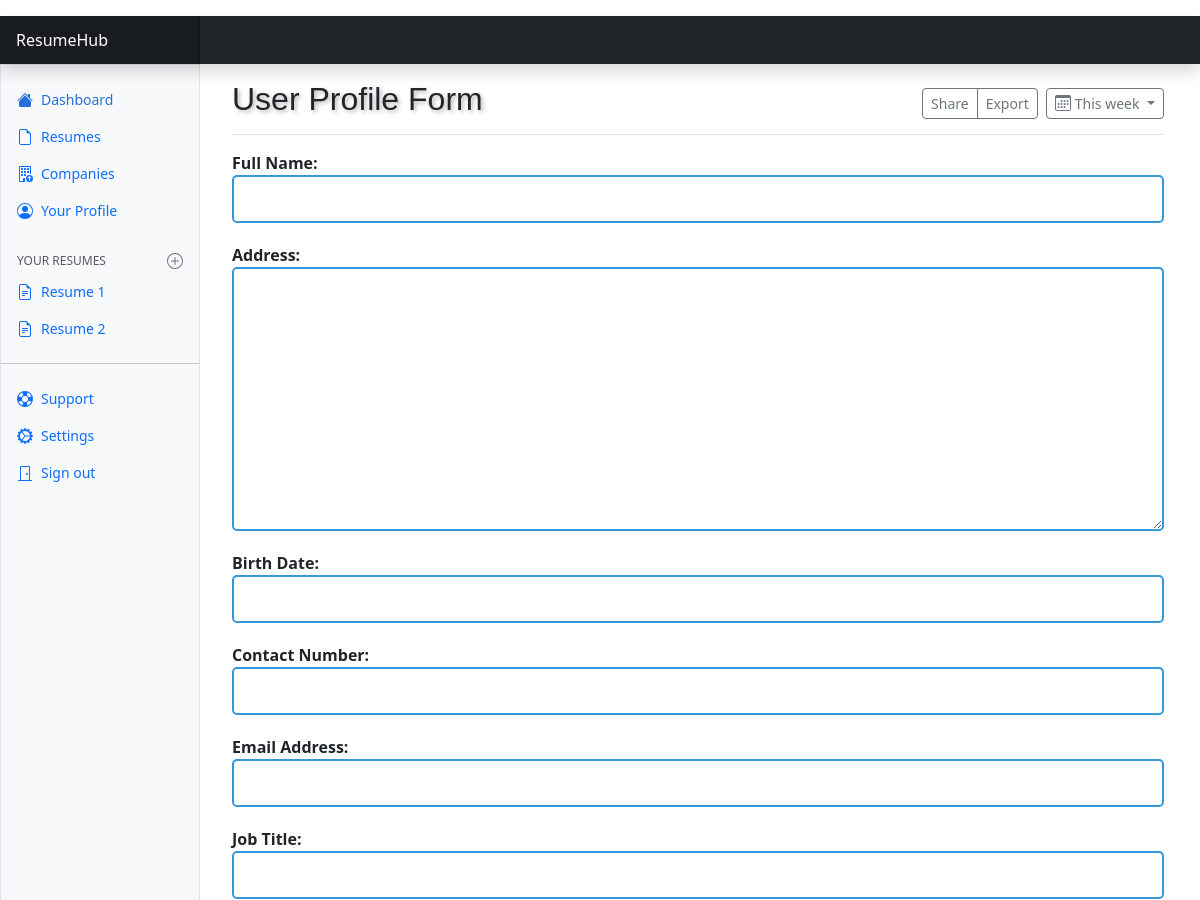
/profiles/create_profile/ (signed in, upper part), run on an earlier commit of the app's database.
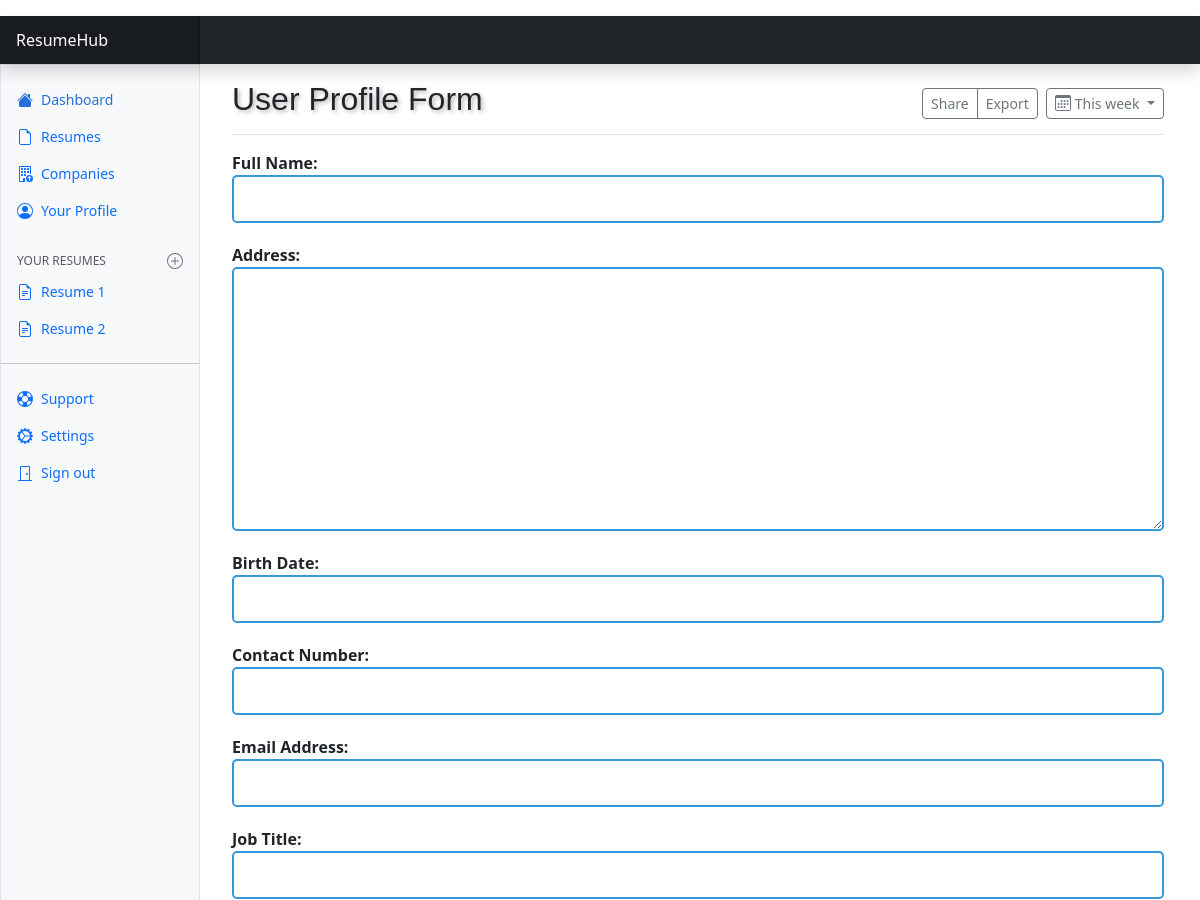
And on a later commit of the database.
### profiles/models.py (models this page shows, shortened)
class Profile(models.Model):
    unique_id = models.UUIDField(default=uuid.uuid4, editable=False, unique=True)
    user = models.OneToOneField(User, on_delete=models.CASCADE, null=True)
    full_name = models.CharField(max_length=100, blank=True)
    contact_number = models.CharField(verbose_name='Contact Number', max_length=20, blank=True)
    bio = models.TextField(max_length=500, blank=True)
    address = models.CharField(max_length=100, blank=True)
    birth_date = models.DateField(null=True, blank=True)
    email = models.EmailField(null=True, blank=True)
    linkedin_url = models.URLField(max_length=200, blank=True)  # LinkedIn URL
    instagram_url = models.URLField(max_length=200, blank=True)  # Instagram URL
    facebook_url = models.URLField(max_length=200, blank=True) # Facebook URL
    job_title = models.CharField(max_length=100, blank=True)
    previous_company = models.CharField(max_length=100, blank=True)
    start_date = models.DateField(null=True, blank=True)
    end_date = models.DateField(null=True, blank=True)
    key_responsibilities = models.TextField(blank=True)

### profiles/views.py (the view)
# urls.py: path('create_profile/', views.create_profile, name='create_profile'),
def create_profile(request):
    try:
        profile_instance = Profile.objects.get(user=request.user)
        if request.method == 'POST':
            form = UserProfileForm(request.POST, instance=profile_instance)
            if form.is_valid():
                form.save()
                return redirect('qualities:add_education')
            else:
                print(form.errors)
        else:
            form = UserProfileForm(instance=profile_instance)
    except Profile.DoesNotExist:
        if request.method == 'POST':
            form = UserProfileForm(request.POST)
            if form.is_valid():
                profile = form.save(commit=False)
                profile.user = request.user
                profile.save()
                return redirect('qualities:add_education')
        else:
            form = UserProfileForm()
    return render(request, 'create_profile.html', {'form': form})

### profiles/templates/create_profile.html (shortened to what this page needs)
{% extends 'boiler.html' %}
{% block page_contents %}
{% load static %}
{% load widget_tweaks %}
<main class="col-md-9 ms-sm-auto col-lg-10 px-md-4">
    <div class="d-flex justify-content-between flex-wrap flex-md-nowrap align-items-center pt-3 pb-2 mb-3 border-bottom">
        <h1 class="h2">User Profile Form</h1>
        <div class="btn-toolbar mb-2 mb-md-0">
            <div class="btn-group me-2">
                <button type="button" class="btn btn-sm btn-outline-secondary">Share</button>
                <button type="button" class="btn btn-sm btn-outline-secondary">Export</button>
            </div>
            <button type="button" class="btn btn-sm btn-outline-secondary dropdown-toggle d-flex align-items-center gap-1">
                <svg class="bi"><use xlink:href="#calendar3"></use></svg>
                This week
            </button>
        </div>
    </div>
    <div class="content">
        <form method="post" action="{% url 'qualities:add_education'%}">
            <div class="field-wrapper">
                <label for="id_full_name">Full Name:</label>
                {% render_field form.full_name class="form-control" %}
            </div>
            <div class="field-wrapper">
                <label for="id_address">Address:</label>
                {% render_field form.address class="form-control" %}
            </div>
            <div class="field-wrapper">
                <label for="id_birth_date">Birth Date:</label>
                {% render_field form.birth_date class="form-control" %}
            </div>
            <div class="field-wrapper">
                <label for="id_phone_number">Contact Number:</label>
                {% render_field form.phone_number class="form-control" %}
            </div>
            <div class="field-wrapper">
                <label for="id_email">Email Address:</label>
                {% render_field form.email class="form-control" %}
            </div>
            <div class="field-wrapper">
                <label for="id_job_title">Job Title:</label>
                {% render_field form.job_title class="form-control" %}
            </div>
        </form>
    </div>
</main>
{% endblock %}

What changed in the data, as far as the page shows it:
changed Profile "456 street": full_name "Amogh V" → "Amogh"
